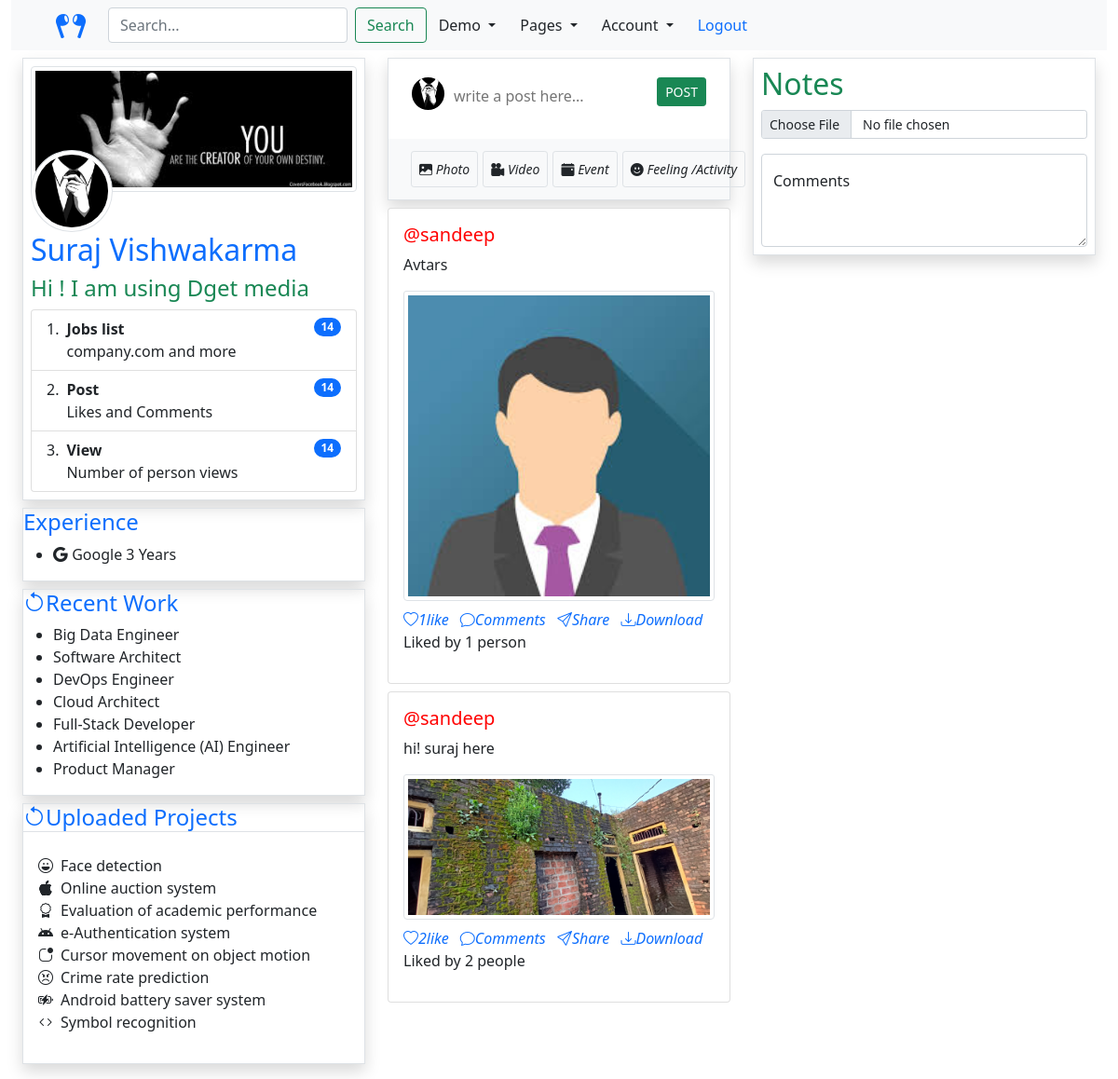
Screenshot of / (signed in) with the database file from the repository.
### Myapp/models.py (models this page shows, shortened)
class Profile(models.Model):
    user = models.ForeignKey(User, on_delete=models.CASCADE)
    id_user = models.IntegerField()
    bio = models.CharField(max_length=255, blank=True ,default='Hi ! I am using Dget media')
    location = models.CharField(max_length=255, blank=True)
    birth_date = models.DateField(blank=True,default=None,null=True)
    profileimage = models.ImageField(upload_to='profile_pics/',default='profile.jpg')

class Post(models.Model):
    uid = models.UUIDField(primary_key=True,default=uuid.uuid4)
    user = models.CharField(max_length=100)
    image = models.ImageField(upload_to='post_images/')
    caption = models.TextField()
    created_at = models.DateTimeField(default=datetime.now)
    nos_likes = models.IntegerField(default=0)

### Myapp/views.py (the view)
# urls.py: path('',views.home_view,name='home'),
@login_required(login_url='signin')
def home_view(request):
    user_obj = User.objects.get(username = request.user.username)
    user_profile = Profile.objects.get(user= request.user)
    post = Post.objects.all()
    user_following_list = []
    feed = []
    user_following = Follow.objects.filter(follower = request.user.username)
    for users in user_following:
        user_following_list.append(users.user)
    for usernames in user_following:
        feed_list = Post.objects.filter(user = usernames)
        feed.append(feed_list)
    feed_lists = list(chain(*feed))
    context = {'user_profile' : user_profile,'post':feed_lists}
    return render(request,'Myapp/home.html',context)

### Myapp/models.py (called while the page is built)
    def __str__(self):
        return self.user

### templates/Myapp/home.html (shortened to what this page needs)
{% load static %}
{% block body %}
{% include 'Myapp/base.html' %}
<div class="container-fluid mt-2">
    <div class="row my-2 ">
        <div class="col-lg-4 col-md-5 ">
            <div class="cover-image border shadow bg-white p-2">
                <img src="{% static 'Myapp\images\cover-profile.jpg' %}" class="img-fluid img-thumbnail w-100 ">
                <div class="profile-image">
                    <a href="/profile/{{user.username}}"><img class="img-thumbnail rounded-circle w-25 " src="{{user_profile.profileimage.url}}"></a>
                    <h2 class="text-primary ">{{user.first_name}} {{user.last_name}}</h2>
                    <h4 class="text-success">{{user_profile.bio}}</h4>
                    <ol class="list-group list-group-numbered">
                        <li class="list-group-item d-flex justify-content-between align-items-start">
                            <div class="ms-2 me-auto">
                                <div class="fw-bold">Jobs list</div>
                                company.com and more
                            </div>
                            <span class="badge bg-primary rounded-pill">14</span>
                        </li>
                        <li class="list-group-item d-flex justify-content-between align-items-start">
                            <div class="ms-2 me-auto">
                                <div class="fw-bold">Post</div>
                                Likes and Comments
                            </div>
                            <span class="badge bg-primary rounded-pill">14</span>
                        </li>
                        <li class="list-group-item d-flex justify-content-between align-items-start">
                            <div class="ms-2 me-auto">
                                <div class="fw-bold">View</div>
                                Number of person views
                            </div>
                            <span class="badge bg-primary rounded-pill">14</span>
                        </li>
                    </ol>
                </div>
            </div>
            <div class="midside my-2 border shadow">
                <h4 class="text-primary">Experience</h4>
                <ul>
                    <li><i class="bi bi-google"></i> Google 3 Years</li>
                </ul>
            </div>
            <div class="downside my-2 border shadow">
                <h4 class="text-primary"><i class="bi bi-arrow-counterclockwise"></i>Recent Work</h4>
                <ul>
                    <li>Big Data Engineer</li>
                    <li>Software Architect</li>
                    <li>DevOps Engineer </li>
                    <li>Cloud Architect </li>
                    <li>Full-Stack Developer</li>
                    <li>Artificial Intelligence (AI) Engineer</li>
                    <li>Product Manager</li>
                </ul>
            </div>
            <div class="midside my-2 border shadow">
                <h4 class="text-primary border-bottom"><i class="bi bi-arrow-counterclockwise"></i>Uploaded Projects
                </h4>
                <ul style="list-style: none;" class="p-3">
                    <li><i class="bi bi-emoji-laughing pe-2"></i>Face detection</li>
                    <li><i class="bi bi-apple pe-2"></i>Online auction system</li>
                    <li><i class="bi bi-award pe-2"></i>Evaluation of academic performance</li>
                    <li><i class="bi bi-android pe-2"></i>e-Authentication system</li>
                    <li><i class="bi bi-app-indicator pe-2"></i>Cursor movement on object motion</li>
                    <li><i class="bi bi-emoji-angry pe-2"></i>Crime rate prediction</li>
                    <li><i class="bi bi-battery-charging pe-2"></i>Android battery saver system</li>
                    <li><i class="bi bi-code pe-2"></i>Symbol recognition</li>
                </ul>
            </div>
        </div>
        <div class="center_page col-lg-4">
            <form action="upload/" method="post" enctype="multipart/form-data" >
                <div class="post shadow border">
                <div class="post_input">
                    <a href="/profile/{{user.username}}"><img src="{{user_profile.profileimage.url}} "></a>
                    <textarea rows="2" name="caption" placeholder="write a post here... "></textarea>
                    <input class="btn btn-success btn-sm " type="submit" name="post-submit" id="post-submit"
                        value="POST">
                </div>
                <nav class="navbar navbar-light bg-light">
                    <div class="container-fluid ">
                        <a class="navbar-brand" href="#">
                            <label for="post_photo"><i class="btn btn-sm border m-0 p-2 bi bi-image-fill ">  Photo </i></label>
                            <label for="post_photo"> <i class="btn btn-sm border m-0 p-2 bi bi-camera-reels-fill">  Video</i></label>
                            <label for="post_photo"><i class="btn btn-sm border m-0 p-2 bi bi-calendar-event-fill">  Event</i></label>
                            <label for="post_photo"><i class="btn btn-sm border m-0 p-2 bi bi-emoji-smile-fill"  >  Feeling /Activity</i></label>
                        </a>
                    </div>
                </nav>
            </div>
            </form>
            {% for post in post reversed %}
            <div class="card mt-2" >
                <div class="card-body">
                    <a href="/profile/{{post.user}}" class="text-decoration-none" ><h5 class="card-title">@{{post.user}}</h5></a>
                    <p class="card-text">{{post.caption}}</p>
                    <img src="{{post.image.url}}" class="card-img-top img-thumbnail border " alt="image Could not load">
                    <div id="feedback_post" class="feedback_post pt-2">
                        <a class="text-decoration-none " href="/post_like?post_id={{post.uid}} "><i class="bi bi-heart pe-2">{{post.nos_likes}}like</i></a>
                        <a class="text-decoration-none" href="#"><i class="bi bi-chat text-center pe-2 ">Comments</i></a>
                        <a class="text-decoration-none" href="#"><i class="bi bi-send pe-2">Share</i></a>
                        <a class="text-decoration-none " href="{{post.image.url}}" download><i class="bi bi-download">Download</i></a>
                        {% if post.nos_likes == 0 %}
                        <p>No likes</p>
                        {% elif post.nos_likes == 1 %}
                        <p>Liked by {{post.nos_likes}} person</p>
                        {% else %}
                        <p>Liked by {{post.nos_likes}} people</p>
                        {% endif %}
                    </div>
                </div>
              </div>
            {% endfor %}
        </div>
        <div class="col-lg-4 ">
            <div class="notes border shadow p-2 ">
                <h2 class=" text-success">Notes </h2>
                <div class="input-group-sm mb-3">
                    <input type="file" class="form-control" id="inputGroupFile02">
                </div>
                <div class="form-floating">
                    <textarea class="form-control" placeholder="Leave a comment here" id="floatingTextarea2"
                        style="height: 100px"></textarea>
                    <label for="floatingTextarea2">Comments</label>
                </div>
            </div>
        </div>
    </div>
</div>
{% endblock body %}

### templates/Myapp/base.html (shortened to what this page needs)
<!DOCTYPE html>
{% load static %}
<html lang="en">
<head>
    <link href="https://cdn.jsdelivr.net/npm/bootstrap@5.0.2/dist/css/bootstrap.min.css" rel="stylesheet">
    <link rel="stylesheet" href="https://cdn.jsdelivr.net/npm/bootstrap-icons@1.10.2/font/bootstrap-icons.css">
    <link rel="stylesheet" href="{% static 'Myapp\css\home.css' %}">
</head>
{% block body %}
<body>
<div class="container-fluid">
  <nav class="navbar navbar-light bg-light">
    <div class="container-fluid ps-5 ">
      <form class="d-flex " action="/search/" method="post">
        <a href="#"><i class="bi bi-earbuds h2 pe-4 text-center"></i></a>
        <input class="form-control me-2" name="username" type="search" placeholder="Search..." aria-label="Search ">
        <button class="btn btn-outline-success" type="submit">Search</button>
        <div class="dropdown">
          <button class="btn  dropdown-toggle" type="button" id="dropdownMenuButton1" data-bs-toggle="dropdown" aria-expanded="false">
            Demo
          </button>
        </div>
        <div class="dropdown">
          <button class="btn  dropdown-toggle" type="button" id="dropdownMenuButton1" data-bs-toggle="dropdown" aria-expanded="false">
            Pages
          </button>
        </div>
        <div class="dropdown">
          <button class="btn  dropdown-toggle" type="button" id="dropdownMenuButton1" data-bs-toggle="dropdown" aria-expanded="false">
            Account
          </button>
        </div>
        <button class="btn" ><a class="text-decoration-none" href="{% url 'signout' %}">Logout</a></button>
      </form>
    </div>
  </nav>
</body>
{% endblock body %}
</html>

### static/Myapp/css/home.css (style rules this page uses)
* { margin: 0; padding: 0; }
.profile-image { margin-top: -45px; }
.post { background-color:#fff; }
.post_input { padding: 20px 25px 10px; display: flex; align-items: flex-start; }
.post_input img { width: 35px; border-radius: 50%; margin-right: 10px; }
.post_input textarea { margin-top: 8px; width: 100%; resize: none; background: transparent; outline: 0px; border: 0px; }
::placeholder { font-weight: 500; }

### templates/Myapp/home.html (style rules this page uses)
h5 { color: red; }

### rows the page displays
Profile: profileimage (placeholder picture), bio "Hi ! I am using Dget media"
Post: user "sandeep", caption "Avtars", image (picture), nos_likes "1"
Post: user "sandeep", caption "hi! suraj here", image (picture), nos_likes "2"

### other values shown
{{ user.first_name }} "Suraj"
{{ user.last_name }} "Vishwakarma"
